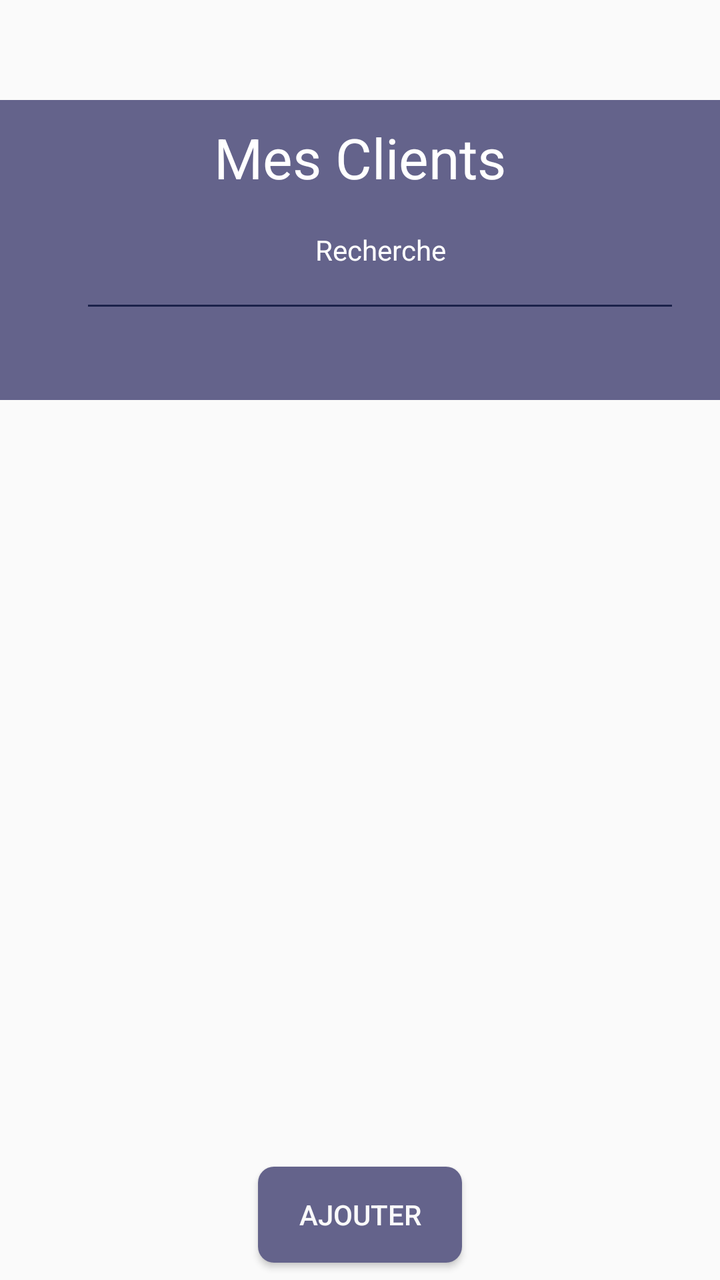
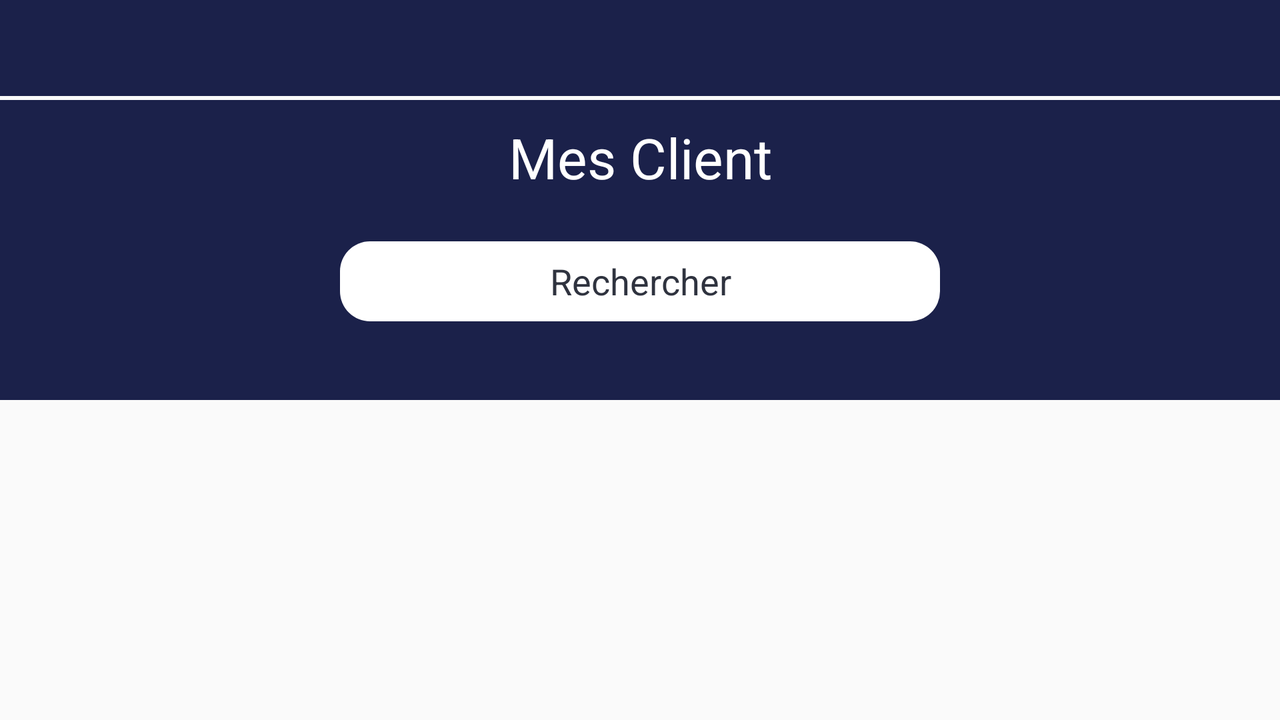

First picture: res/layout/ on a phone held upright. Second picture: the repository's own variant of that layout, on a device whose configuration matches the variant's folder. Source for both follows.
<!-- AndroidManifest.xml: application theme AppTheme -->
<!-- res/layout/activity_mes_clients.xml -->
<?xml version="1.0" encoding="utf-8"?>
<androidx.drawerlayout.widget.DrawerLayout xmlns:android="http://schemas.android.com/apk/res/android"
    xmlns:app="http://schemas.android.com/apk/res-auto"
    xmlns:tools="http://schemas.android.com/tools"
    android:id="@+id/drawer"
    android:layout_width="match_parent"
    android:layout_height="match_parent"
    android:background="@color/NAVwhite_theme50"
    tools:context=".mes_clients"
    tools:openDrawer="end">

    <RelativeLayout
        android:layout_width="match_parent"
        android:layout_height="match_parent">

        <androidx.appcompat.widget.Toolbar
            android:id="@+id/toolbar"
            android:layout_width="match_parent"
            android:layout_height="wrap_content"
            android:background="@color/NAVwhite_theme50" />

        <LinearLayout
            android:layout_width="match_parent"
            android:layout_height="672dp"
            android:layout_alignParentStart="true"
            android:layout_alignParentLeft="true"
            android:layout_alignParentTop="true"
            android:layout_marginTop="50dp"
            android:background="@color/NAVwhite_theme50"
            android:orientation="vertical">


            <LinearLayout
                android:layout_width="match_parent"
                android:layout_height="150dp"
                android:background="@color/NAVblack_theme75"
                android:orientation="vertical">

                <TextView
                    android:layout_width="match_parent"
                    android:layout_height="wrap_content"
                    android:layout_marginTop="10dp"
                    android:gravity="center_horizontal"
                    android:text="Mes Clients"
                    android:textAlignment="center"
                    android:textColor="#FFFFFF"
                    android:textSize="28dp"></TextView>

                <EditText
                    style="@style/Widget.MaterialComponents.BottomAppBar.Colored"
                    android:layout_width="300dp"
                    android:layout_height="wrap_content"
                    android:layout_marginLeft="40dp"
                    android:layout_marginTop="8dp"
                    android:gravity="center_horizontal"
                    android:hint="Recherche"
                    android:textAlignment="center"
                    android:textColor="@color/NAVwhite_theme50"
                    android:textColorHint="#FFFFFF"
                    android:id="@+id/chercherCharge"

                    />

                <TextView
                    android:id="@+id/idcolor"
                    android:layout_width="match_parent"
                    android:layout_height="1dp"></TextView>

            </LinearLayout>

            <ListView
                android:id="@+id/listClient"
                android:layout_width="match_parent"
                android:layout_height="400dp"
                android:layout_marginLeft="30dp"
                android:layout_marginTop="-25dp"
                android:layout_marginRight="30dp"
                android:divider="@android:color/transparent"
                android:dividerHeight="10.0sp">

            </ListView>

            <RelativeLayout
                android:layout_width="match_parent"
                android:layout_height="wrap_content">

                <Button
                    android:layout_width="102dp"
                    android:layout_height="wrap_content"
                    android:layout_centerInParent="true"
                    android:layout_marginTop="16dp"
                    android:background="@drawable/rounded_buttom"
                    android:drawableStart="@drawable/ic_add_black_24dp"
                    android:drawableLeft="@drawable/ic_add_black_24dp"
                    android:drawablePadding="4dp"
                    android:text="Ajouter"

                    android:textColor="@color/NAVwhite_theme50">

                </Button>
            </RelativeLayout>
        </LinearLayout>

        //comment


    </RelativeLayout>

    <com.google.android.material.navigation.NavigationView
        android:id="@+id/navigationView"
        android:layout_width="250dp"
        android:layout_height="match_parent"
        android:layout_gravity="start"
        android:background="@color/NAVwhite_theme10"
        app:headerLayout="@layout/header"
        app:menu="@menu/menu_item" />


</androidx.drawerlayout.widget.DrawerLayout>
<!-- res/layout/header.xml (included above) -->
<?xml version="1.0" encoding="utf-8"?>
<LinearLayout xmlns:android="http://schemas.android.com/apk/res/android"
    xmlns:app="http://schemas.android.com/apk/res-auto"
    android:background="@color/NAVblack_theme75"
    android:orientation="vertical"
    android:id="@+id/c3"
    android:paddingLeft="15dp"
    android:layout_gravity="left"
    android:layout_width="match_parent"
    android:layout_height="220dp">

    <LinearLayout
        android:layout_width="wrap_content"
        android:layout_height="match_parent"
        android:orientation="vertical">

        <de.hdodenhof.circleimageview.CircleImageView
            android:id="@+id/profilpic"
            android:layout_width="137dp"
            android:layout_height="120dp"
            android:layout_marginLeft="40dp"
            android:layout_marginTop="20dp"
            android:elevation="6dp"
            android:src="@mipmap/man1"
            app:civ_border_color="@color/NAVwhite_theme50"
            app:civ_border_width="2dp" />

        <TextView
            android:id="@+id/unser_name"
            android:layout_width="match_parent"
            android:layout_height="wrap_content"
            android:layout_gravity="center"
            android:layout_marginTop="10dp"
            android:paddingLeft="60dp"
            android:text="@string/user"
            android:textColor="@color/NAVwhite_theme50"
            android:textSize="15dp"
            android:textStyle="bold" />

        <TextView
            android:id="@+id/role"
            android:layout_width="match_parent"
            android:layout_height="wrap_content"
            android:layout_gravity="center"
            android:layout_marginTop="6dp"
            android:paddingLeft="60dp"
            android:text="#Administrateur"
            android:textColor="@color/green"
            android:textSize="15dp"
            android:textStyle="italic" />

    </LinearLayout>

</LinearLayout>
<!-- resources referenced by this layout -->
<resources>
  <color name="NAVblack_theme75">#64638b</color>
  <color name="NAVwhite_theme10">#E4E7E8</color>
  <color name="NAVwhite_theme50">#FAFAFA</color>
  <color name="green">#45bc62</color>
  <!-- drawable rounded_buttom (drawable) -->
  <?xml version="1.0" encoding="utf-8"?>
  <shape xmlns:android="http://schemas.android.com/apk/res/android"
      android:shape="rectangle">
      <solid android:color="@color/NAVblack_theme75">
      </solid>
      <corners android:radius="8dp">
  
      </corners>
  </shape>
  <!-- mipmap man1: png bitmap (mipmap-xhdpi, 43676 bytes) -->
  <string name="user">"nom Prenom"</string>
  <style name="AppTheme" parent="Theme.AppCompat.Light.NoActionBar">
          
          <item name="colorPrimary">@color/colorPrimary</item>
          <item name="colorPrimaryDark">@color/colorPrimaryDark</item>
          <item name="colorAccent">@color/colorAccent</item>
  
      </style>
  <color name="colorPrimary">#1b214a</color>
  <color name="colorPrimaryDark">#0e1434</color>
  <color name="colorAccent">#03DAC5</color>
</resources>
<!-- res/layout-land/activity_mes_clients.xml (the repository's variant of the layout above) -->
<!-- drawn on the phone turned sideways -->
<?xml version="1.0" encoding="utf-8"?>
<androidx.drawerlayout.widget.DrawerLayout
    xmlns:android="http://schemas.android.com/apk/res/android"
    xmlns:app="http://schemas.android.com/apk/res-auto"
    xmlns:tools="http://schemas.android.com/tools"
    android:id="@+id/drawer"
    android:layout_width="match_parent"
    android:layout_height="match_parent"
    android:background="@color/NAVwhite_theme50"
    tools:context=".mes_clients"
    tools:openDrawer="end">

    <RelativeLayout
        android:layout_width="match_parent"
        android:layout_height="match_parent">

        <androidx.appcompat.widget.Toolbar
            android:id="@+id/toolbar"
            android:layout_width="match_parent"
            android:layout_height="wrap_content"
            android:background="@color/colorPrimary"
            app:theme="@style/ToolbarColoredBackArrow"/>

        <LinearLayout
            android:layout_width="match_parent"
            android:layout_height="672dp"
            android:layout_alignParentStart="true"
            android:layout_alignParentLeft="true"
            android:layout_alignParentTop="true"
            android:layout_marginTop="50dp"
            android:background="@color/NAVwhite_theme50"
            android:orientation="vertical">


            <LinearLayout
                android:layout_width="match_parent"
                android:layout_height="150dp"
                android:background="@color/colorPrimary"
                android:orientation="vertical">

                <TextView
                    android:layout_width="match_parent"
                    android:layout_height="wrap_content"
                    android:layout_marginTop="10dp"
                    android:gravity="center_horizontal"
                    android:text="@string/client"
                    android:textAlignment="center"
                    android:textColor="#FFFFFF"
                    android:textSize="28dp"></TextView>

                <LinearLayout
                    android:layout_width="match_parent"
                    android:layout_height="match_parent"
                    android:gravity="center">
                <EditText
                    android:layout_width="300dp"
                    android:layout_height="40dp"
                    android:layout_marginTop="8dp"
                    android:hint="@string/Rechercher"
                    android:textAlignment="center"
                    android:textColor="@color/BlueDarck"
                    android:textColorHint="@color/BlueDarck"
                    android:background="@drawable/rounded_edit_text"
                    android:layout_marginBottom="16dp"
                    android:id="@+id/chercherCharge"

                    />
                </LinearLayout>

                <TextView
                    android:id="@+id/idcolor"
                    android:layout_width="match_parent"
                    android:layout_height="1dp"></TextView>

            </LinearLayout>

            <ListView
                android:id="@+id/listClient"
                android:layout_width="match_parent"
                android:layout_height="400dp"
                android:layout_marginLeft="30dp"
                android:layout_marginTop="-25dp"
                android:layout_marginRight="30dp"
                android:divider="@android:color/transparent"
                android:dividerHeight="10.0sp">

            </ListView>


        </LinearLayout>

        //comment


    </RelativeLayout>

    <com.google.android.material.navigation.NavigationView
        android:id="@+id/navigationView"
        android:layout_width="250dp"
        android:layout_height="match_parent"
        android:layout_gravity="start"
        android:background="@color/NAVwhite_theme10"
        app:headerLayout="@layout/header"
        app:menu="@menu/menu_item" />


</androidx.drawerlayout.widget.DrawerLayout>
<!-- resources referenced by the variant -->
<!-- as the phone turned sideways resolves them -->
<resources>
  <color name="BlueDarck">#2f333f</color>
  <color name="NAVblack_theme75">#64638b</color>
  <color name="NAVwhite_theme10">#E4E7E8</color>
  <color name="NAVwhite_theme50">#FAFAFA</color>
  <color name="colorPrimary">#1b214a</color>
  <color name="green">#45bc62</color>
  <!-- drawable rounded_edit_text (drawable) -->
  <?xml version="1.0" encoding="utf-8"?>
  <shape  xmlns:android="http://schemas.android.com/apk/res/android"
      android:shape="rectangle" android:padding="10dp">
      <solid android:color="@color/NAVwhite" />
      <corners
          android:bottomRightRadius="15dp"
          android:bottomLeftRadius="15dp"
          android:topLeftRadius="15dp"
          android:topRightRadius="15dp" />
  </shape>
  <!-- mipmap man1: png bitmap (mipmap-xhdpi, 43676 bytes) -->
  <string name="Rechercher">Rechercher</string>
  <string name="client">Mes Client</string>
  <string name="user">"nom Prenom"</string>
  <style name="ToolbarColoredBackArrow" parent="AppTheme">
          <item name="android:textColorSecondary">@color/NAVwhite</item>
      </style>
  <style name="AppTheme" parent="Theme.AppCompat.Light.NoActionBar">
          
          <item name="colorPrimary">@color/colorPrimary</item>
          <item name="colorPrimaryDark">@color/colorPrimaryDark</item>
          <item name="colorAccent">@color/colorAccent</item>
  
      </style>
  <color name="NAVwhite">#fff</color>
  <color name="colorPrimaryDark">#0e1434</color>
  <color name="colorAccent">#03DAC5</color>
</resources>
